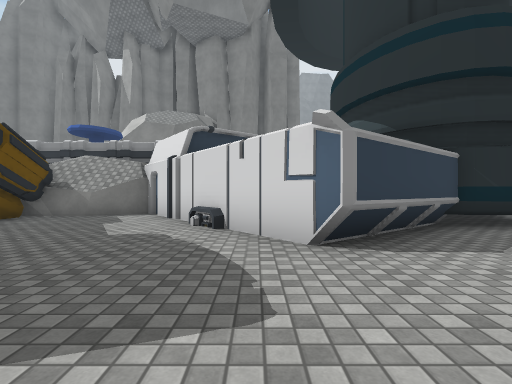
view 1 (above)

24 first-person views from a walk through a scene from a Unity 3-D project. The camera is 1.2 m above the floor, looks level and sees 85° across. The floor is counted in squares, 2 m on a side. Each view is taken from the middle of a square. On the plan, view 1 faces up. The plan holds only what a view shows up to about 9 squares ahead; the rest is blank. The place goes on beyond the plan. The player character is not drawn. Some surface patterns are stand-ins.

view 2
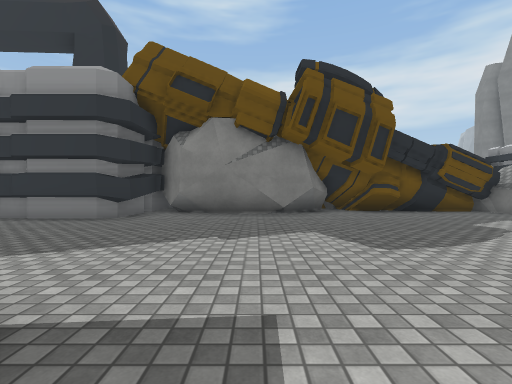

view 3
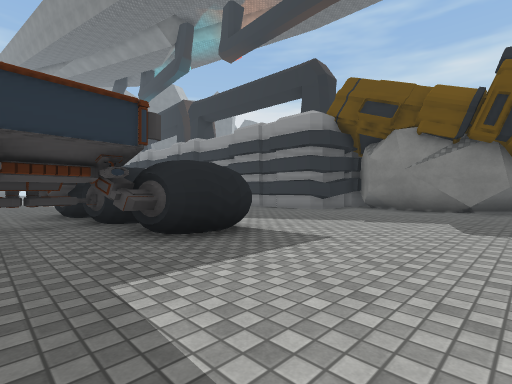

view 4
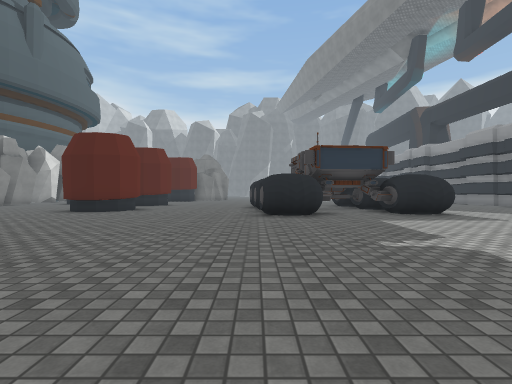

view 5
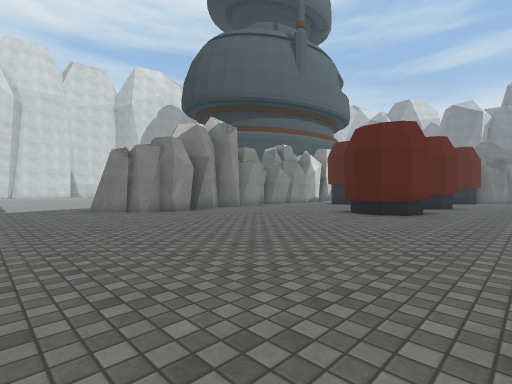

view 6
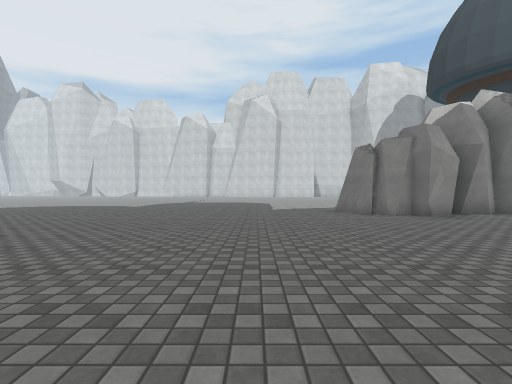

view 7
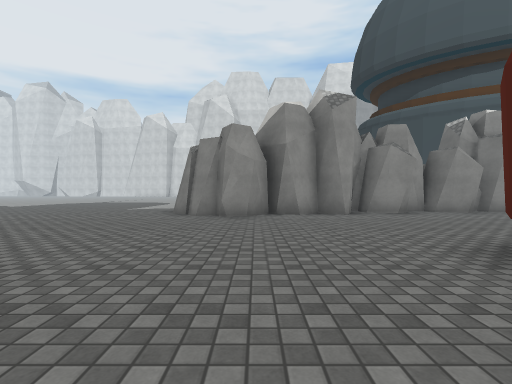

view 8
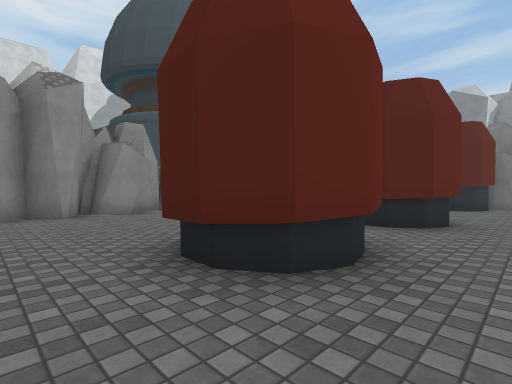

view 9
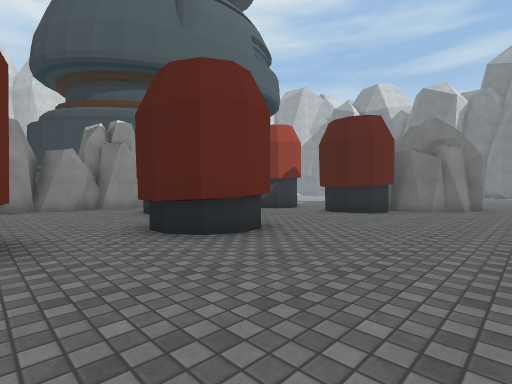

view 10
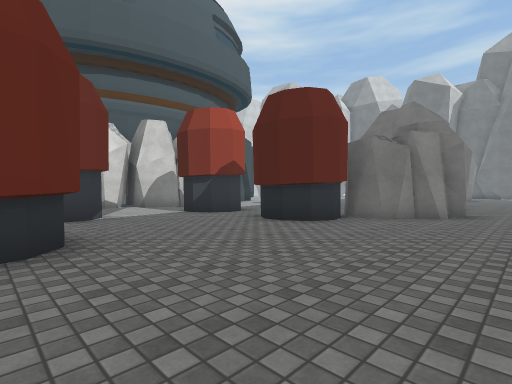

view 11
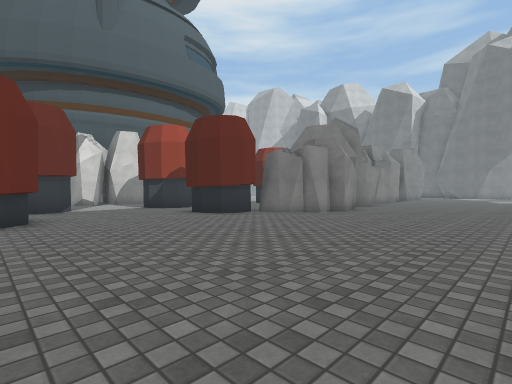

view 12
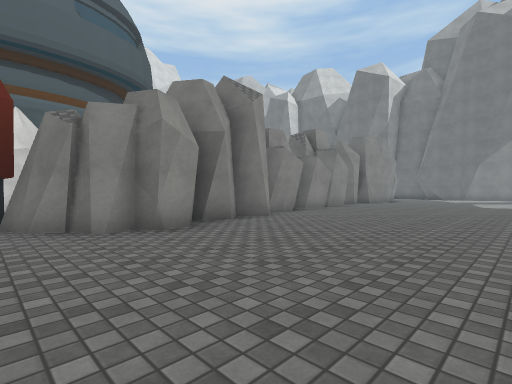

view 13
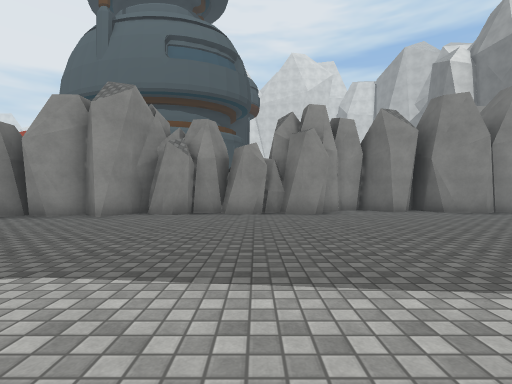

view 14
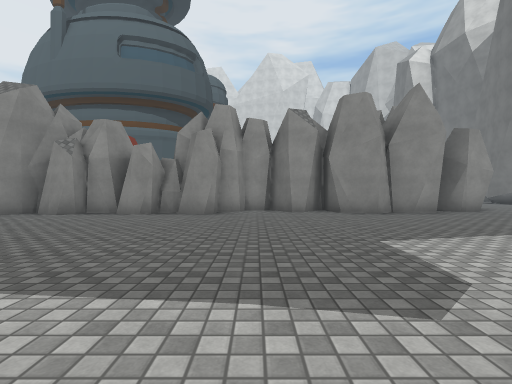

view 15
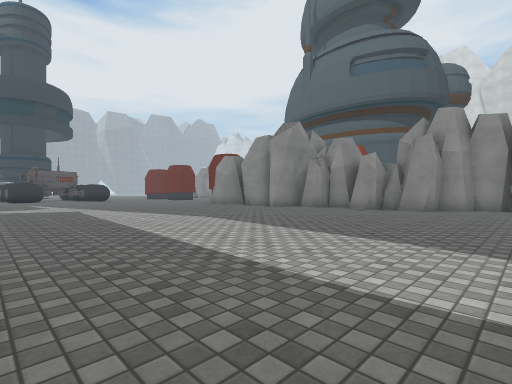

view 16
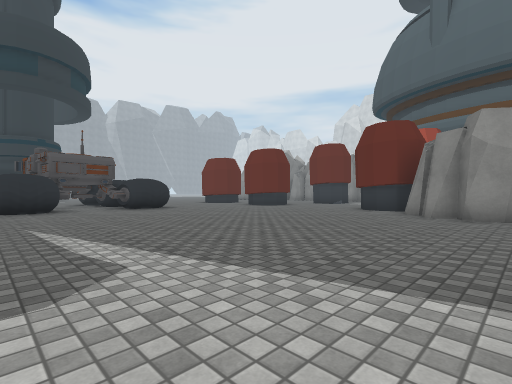

view 17
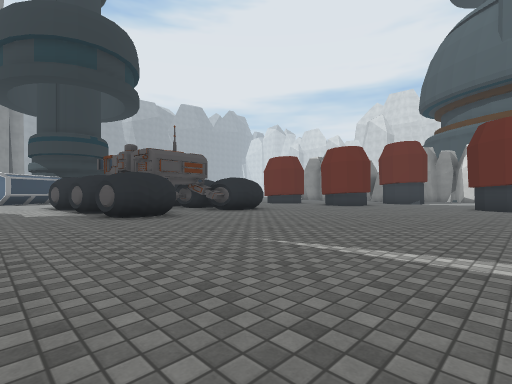

view 18
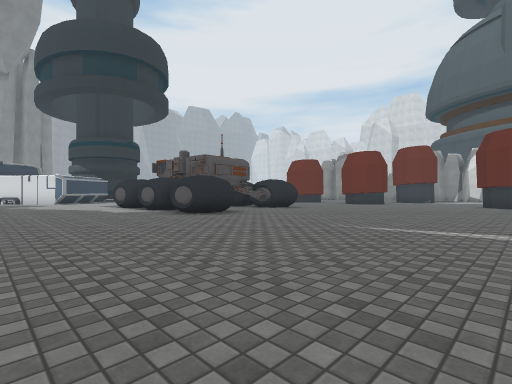

view 19
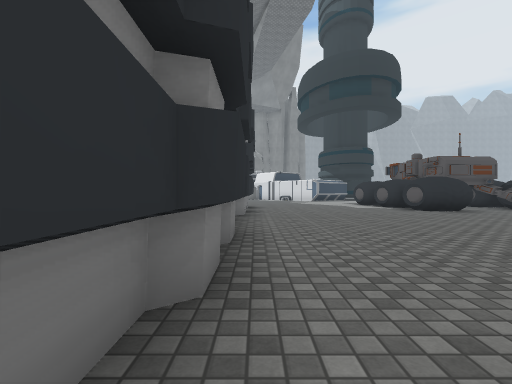

view 20
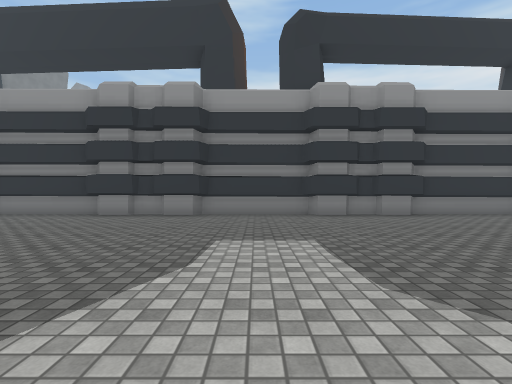

view 21
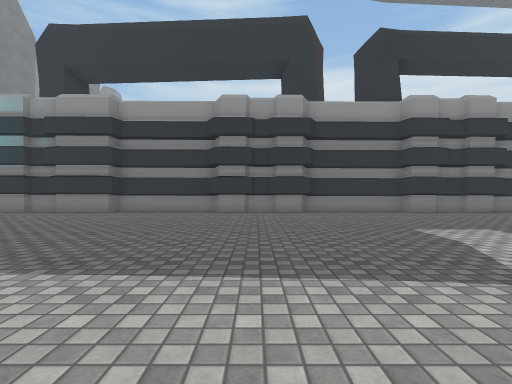

view 22
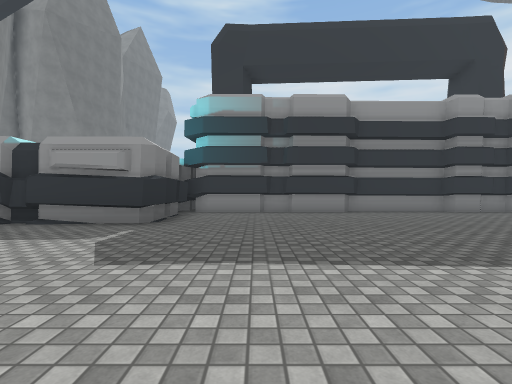

view 23
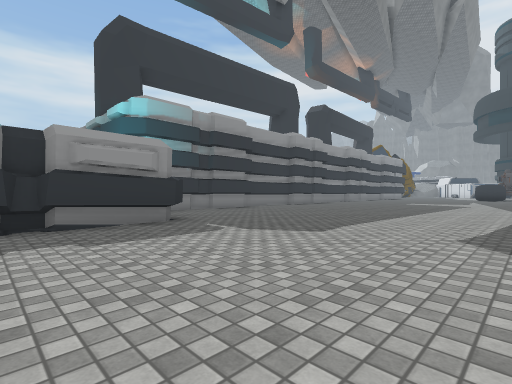

view 24
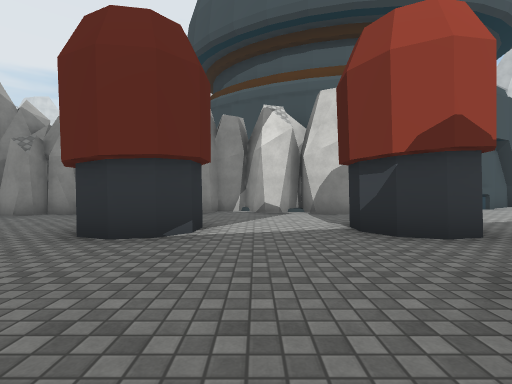

### Floor plan
Key: @ floor where view 1 was taken; # wall or solid block; x gap in a wall; . floor; ^ raised ledge; O other object.
Columns run from 6 left of view 1 to 20 right of it. Each row starts with its distance up from view 1.
 12                         ..
 11                       ....
 10                      .....
  9                     ......
  8   ###              .......
  7 ###.##            ........
  6 ##...#      O.   .........
  5 ##...## ###O..............
  4 ##....###.................
  3 #......#..................
  2 ##......................##
  1  #.....................##
  0  #....@................##
 -1  #......##..##..........#
 -2  #......######..........##
 -3 ###.....#### #...###.....#
 -4   ##....####  ....#.....##
 -5   ##.....##.  ...........#
 -6   ##.....#^x# ....#.....##
 -7   ##.............## .....#
 -8   #..................##  ##
 -9   #..................##...#
-10   #......................##
-11   ##.....................##
-12   ##.............###.##..#
-13   ##.............## .#
-14   #.............##   ..
-15   #.............#     .
-16   #.............#
-17   ##............#
-18   ##............##
-19   ##.............#
-20   #..............#
-21   #..............#
-22   #..............#
-23   ##.............#
-24   ##.............##
-25   ##..............#
-26   ##..............#
-27   ####............#
-28      #...........##
-29      ##..... ....#
-30       #.....  ...#

Positions as (right, up) in squares from view 1, and headings:
1: (0, 0), facing up
2: (3, 0), facing left
3: (5, 2), facing down-left
4: (7, 6), facing down
5: (9, 5), facing down-right
6: (10, 5), facing right
7: (10, 0), facing right
8: (10, -1), facing down-right
9: (8, -4), facing down-right
10: (8, -7), facing down-right
11: (5, -7), facing down-right
12: (5, -13), facing down-right
13: (3, -22), facing right
14: (3, -25), facing right
15: (1, -26), facing up-right
16: (2, -16), facing up-right
17: (0, -13), facing up-right
18: (-2, -13), facing up-right
19: (-3, -15), facing up
20: (4, -15), facing left
21: (5, -18), facing left
22: (5, -25), facing left
23: (5, -30), facing up-left
24: (11, -10), facing right
